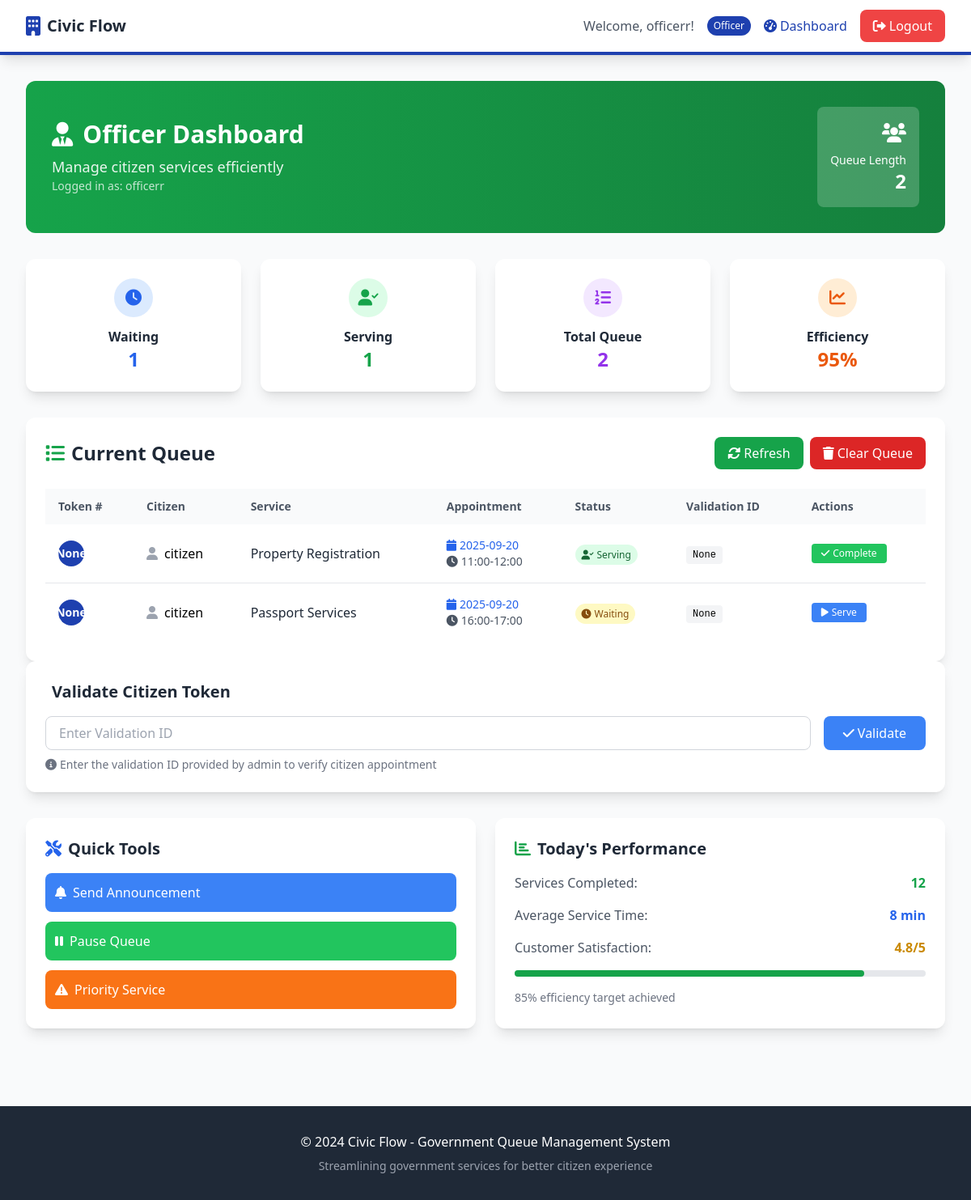
/dashboard (signed in), run on an earlier commit of the app's database.
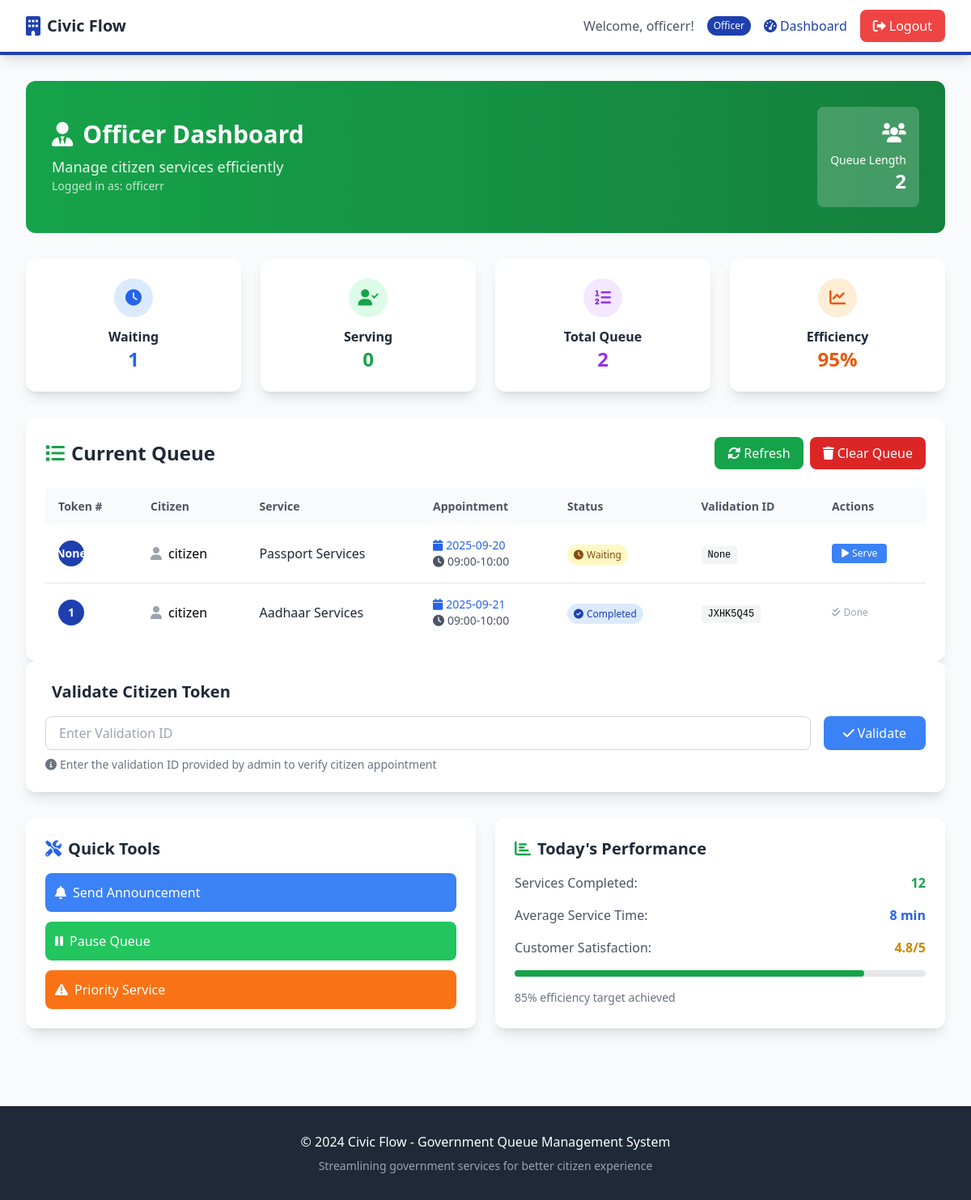
And on a later commit of the database.
### tables this page shows
CREATE TABLE queue (
        id INTEGER PRIMARY KEY AUTOINCREMENT,
        user_id INTEGER,
        service_id INTEGER,
        queue_number INTEGER,
        status TEXT DEFAULT 'waiting',
        priority INTEGER DEFAULT 0,
        created_at TIMESTAMP DEFAULT CURRENT_TIMESTAMP,
        served_at TIMESTAMP,
        officer_id INTEGER, preferred_date TEXT, preferred_time TEXT, validation_token TEXT,
        FOREIGN KEY (user_id) REFERENCES users (id),
        FOREIGN KEY (service_id) REFERENCES services (id),
        FOREIGN KEY (officer_id) REFERENCES users (id)
    );

CREATE TABLE users (
        id INTEGER PRIMARY KEY AUTOINCREMENT,
        username TEXT UNIQUE NOT NULL,
        email TEXT UNIQUE NOT NULL,
        password TEXT NOT NULL,
        role TEXT DEFAULT 'citizen',
        created_at TIMESTAMP DEFAULT CURRENT_TIMESTAMP
    );

CREATE TABLE services (
        id INTEGER PRIMARY KEY AUTOINCREMENT,
        name TEXT NOT NULL,
        description TEXT,
        estimated_time INTEGER DEFAULT 15,
        is_active BOOLEAN DEFAULT 1
    );

### app.py (the view, shortened to what this page needs)
@app.route('/dashboard')
@login_required
def dashboard():
    conn = sqlite3.connect('civic_flow.db')
    c = conn.cursor()
    if session['role'] == 'admin':
        c.execute('SELECT COUNT(*) FROM queue WHERE status = "pending"')
        pending_count = c.fetchone()[0]
        c.execute('SELECT COUNT(*) FROM queue WHERE status = "waiting"')
        waiting_count = c.fetchone()[0]
        c.execute('SELECT COUNT(*) FROM queue WHERE status = "serving"')
        serving_count = c.fetchone()[0]
        c.execute('SELECT COUNT(*) FROM queue WHERE DATE(created_at) = DATE("now")')
        today_count = c.fetchone()[0]
        c.execute('''SELECT q.id, q.queue_number, s.name, u.username, q.created_at, q.status, q.preferred_date, q.preferred_time
                     FROM queue q
                     JOIN services s ON q.service_id = s.id
                     JOIN users u ON q.user_id = u.id
                     WHERE q.status = "pending"
                     ORDER BY q.created_at ASC''')
        pending_requests = c.fetchall()
        c.execute('''SELECT s.name, COUNT(q.id) as count
                     FROM services s LEFT JOIN queue q ON s.id = q.service_id
                     WHERE DATE(q.created_at) = DATE("now") OR q.created_at IS NULL
                     GROUP BY s.id, s.name''')
        service_stats = c.fetchall()
        conn.close()
        return render_template('admin_dashboard.html',
                             pending_count=pending_count,
                             waiting_count=waiting_count,
                             serving_count=serving_count,
                             today_count=today_count,
                             pending_requests=pending_requests,
                             service_stats=service_stats)
    elif session['role'] == 'officer':
        c.execute('''SELECT q.id, q.queue_number, s.name, u.username, q.created_at, q.status, s.estimated_time, q.validation_token, q.preferred_date, q.preferred_time
                     FROM queue q
                     JOIN services s ON q.service_id = s.id
                     JOIN users u ON q.user_id = u.id
                     WHERE q.status IN ("waiting", "serving", "completed")
                     ORDER BY
                     CASE q.status
                         WHEN 'serving' THEN 1
                         WHEN 'waiting' THEN 2
                         WHEN 'completed' THEN 3
                     END, q.created_at ASC''')
        queue_items = c.fetchall()
        conn.close()
        return render_template('officer_dashboard.html', queue_items=queue_items)

### templates/officer_dashboard.html (shortened to what this page needs)
{% extends "base.html" %}
{% block content %}
<div class="animate-fade-in">
    <div class="bg-gradient-to-r from-green-600 to-green-700 text-white rounded-xl p-8 mb-8">
        <div class="flex items-center justify-between">
            <div>
                <h1 class="text-3xl font-bold mb-2">
                    <i class="fas fa-user-tie mr-3"></i>Officer Dashboard
                </h1>
                <p class="text-lg opacity-90">Manage citizen services efficiently</p>
                <p class="text-sm opacity-75">Logged in as: {{ session.username }}</p>
            </div>
            <div class="text-right">
                <div class="bg-white bg-opacity-20 rounded-lg p-4">
                    <i class="fas fa-users text-2xl mb-2"></i>
                    <p class="text-sm">Queue Length</p>
                    <p class="font-semibold text-2xl">{{ queue_items|length }}</p>
                </div>
            </div>
        </div>
    </div>
    <div class="grid md:grid-cols-4 gap-6 mb-8">
        <div class="bg-white rounded-xl shadow-lg p-6 text-center animate-slide-up">
            <div class="bg-blue-100 w-12 h-12 rounded-full flex items-center justify-center mx-auto mb-3">
                <i class="fas fa-clock text-blue-600 text-xl"></i>
            </div>
            <h3 class="font-semibold text-gray-800">Waiting</h3>
            <p class="text-2xl font-bold text-blue-600">
                {{ queue_items|selectattr('5', 'equalto', 'waiting')|list|length }}
            </p>
        </div>
        <div class="bg-white rounded-xl shadow-lg p-6 text-center animate-slide-up" style="animation-delay: 0.1s">
            <div class="bg-green-100 w-12 h-12 rounded-full flex items-center justify-center mx-auto mb-3">
                <i class="fas fa-user-check text-green-600 text-xl"></i>
            </div>
            <h3 class="font-semibold text-gray-800">Serving</h3>
            <p class="text-2xl font-bold text-green-600">
                {{ queue_items|selectattr('5', 'equalto', 'serving')|list|length }}
            </p>
        </div>
        <div class="bg-white rounded-xl shadow-lg p-6 text-center animate-slide-up" style="animation-delay: 0.2s">
            <div class="bg-purple-100 w-12 h-12 rounded-full flex items-center justify-center mx-auto mb-3">
                <i class="fas fa-list-ol text-purple-600 text-xl"></i>
            </div>
            <h3 class="font-semibold text-gray-800">Total Queue</h3>
            <p class="text-2xl font-bold text-purple-600">{{ queue_items|length }}</p>
        </div>
        <div class="bg-white rounded-xl shadow-lg p-6 text-center animate-slide-up" style="animation-delay: 0.3s">
            <div class="bg-orange-100 w-12 h-12 rounded-full flex items-center justify-center mx-auto mb-3">
                <i class="fas fa-chart-line text-orange-600 text-xl"></i>
            </div>
            <h3 class="font-semibold text-gray-800">Efficiency</h3>
            <p class="text-2xl font-bold text-orange-600">95%</p>
        </div>
    </div>
    <div class="bg-white rounded-xl shadow-lg p-6 animate-slide-up" style="animation-delay: 0.4s">
        <div class="flex items-center justify-between mb-6">
            <h2 class="text-2xl font-bold text-gray-800">
                <i class="fas fa-list text-green-600 mr-2"></i>Current Queue
            </h2>
            <div class="flex space-x-2">
                <button onclick="refreshQueue()" class="bg-green-600 hover:bg-green-700 text-white px-4 py-2 rounded-lg transition-colors">
                    <i class="fas fa-sync-alt mr-1"></i>Refresh
                </button>
                <a href="{{ url_for('clear_queue') }}" onclick="return confirm('Are you sure you want to clear all queue items?')"
                   class="bg-red-600 hover:bg-red-700 text-white px-4 py-2 rounded-lg transition-colors">
                    <i class="fas fa-trash mr-1"></i>Clear Queue
                </a>
            </div>
        </div>
        {% if queue_items %}
        <div class="overflow-x-auto">
            <table class="w-full table-auto">
                <thead>
                    <tr class="bg-gray-50">
                        <th class="px-4 py-3 text-left text-sm font-semibold text-gray-600">Token #</th>
                        <th class="px-4 py-3 text-left text-sm font-semibold text-gray-600">Citizen</th>
                        <th class="px-4 py-3 text-left text-sm font-semibold text-gray-600">Service</th>
                        <th class="px-4 py-3 text-left text-sm font-semibold text-gray-600">Appointment</th>
                        <th class="px-4 py-3 text-left text-sm font-semibold text-gray-600">Status</th>
                        <th class="px-4 py-3 text-left text-sm font-semibold text-gray-600">Validation ID</th>
                        <th class="px-4 py-3 text-left text-sm font-semibold text-gray-600">Actions</th>
                    </tr>
                </thead>
                <tbody class="divide-y divide-gray-200">
                    {% for item in queue_items %}
                    <tr class="hover:bg-gray-50 transition-colors">
                        <td class="px-4 py-4">
                            <div class="flex items-center">
                                <div class="bg-gov-blue text-white w-8 h-8 rounded-full flex items-center justify-center font-bold text-sm">
                                    {{ item[1] }}
                                </div>
                            </div>
                        </td>
                        <td class="px-4 py-4">
                            <div class="flex items-center">
                                <i class="fas fa-user text-gray-400 mr-2"></i>
                                <span class="font-medium">{{ item[3] }}</span>
                            </div>
                        </td>
                        <td class="px-4 py-4">
                            <span class="text-gray-800">{{ item[2] }}</span>
                        </td>
                        <td class="px-4 py-4 text-sm">
                            <div class="text-blue-600 font-medium">
                                <i class="fas fa-calendar mr-1"></i>{{ item[8] }}
                            </div>
                            <div class="text-gray-600">
                                <i class="fas fa-clock mr-1"></i>{{ item[9] }}
                            </div>
                        </td>
                        <td class="px-4 py-4">
                            {% if item[5] == 'waiting' %}
                                <span class="bg-yellow-100 text-yellow-800 px-2 py-1 rounded-full text-xs font-medium">
                                    <i class="fas fa-clock mr-1"></i>Waiting
                                </span>
                            {% elif item[5] == 'serving' %}
                                <span class="bg-green-100 text-green-800 px-2 py-1 rounded-full text-xs font-medium animate-pulse">
                                    <i class="fas fa-user-check mr-1"></i>Serving
                                </span>
                            {% elif item[5] == 'completed' %}
                                <span class="bg-blue-100 text-blue-800 px-2 py-1 rounded-full text-xs font-medium">
                                    <i class="fas fa-check-circle mr-1"></i>Completed
                                </span>
                            {% endif %}
                        </td>
                        <td class="px-4 py-4 text-sm">
                            <code class="bg-gray-100 px-2 py-1 rounded text-xs font-mono">{{ item[7] }}</code>
                        </td>
                        <td class="px-4 py-4">
                            <div class="flex space-x-2">
                                {% if item[5] == 'waiting' %}
                                    <a href="{{ url_for('serve_next', queue_id=item[0]) }}"
                                       class="bg-blue-500 hover:bg-blue-600 text-white px-3 py-1 rounded text-xs transition-colors">
                                        <i class="fas fa-play mr-1"></i>Serve
                                    </a>
                                {% elif item[5] == 'serving' %}
                                    <a href="{{ url_for('complete_service', queue_id=item[0]) }}"
                                       class="bg-green-500 hover:bg-green-600 text-white px-3 py-1 rounded text-xs transition-colors">
                                        <i class="fas fa-check mr-1"></i>Complete
                                    </a>
                                {% elif item[5] == 'completed' %}
                                    <span class="text-gray-400 text-xs">
                                        <i class="fas fa-check-double mr-1"></i>Done
                                    </span>
                                {% endif %}
                            </div>
                        </td>
                    </tr>
                    {% endfor %}
                </tbody>
            </table>
        </div>
        {% else %}
        <div class="text-center py-12">
            <i class="fas fa-inbox text-gray-300 text-6xl mb-4"></i>
            <h3 class="text-xl font-semibold text-gray-600 mb-2">No Citizens in Queue</h3>
            <p class="text-gray-500">The queue is currently empty. New requests will appear here.</p>
        </div>
        {% endif %}
    </div>
    <div class="bg-white rounded-xl shadow-lg p-6 mb-8 animate-slide-up" style="animation-delay: 0.5s">
        <h3 class="text-xl font-semibold mb-4 text-gray-800">
            Validate Citizen Token
        </h3>
        <form method="POST" action="{{ url_for('validate_token') }}" class="flex space-x-4">
            <input type="text" name="validation_id" placeholder="Enter Validation ID" required
                   class="flex-1 px-4 py-2 border border-gray-300 rounded-lg focus:ring-2 focus:ring-blue-500">
            <button type="submit" class="bg-blue-500 hover:bg-blue-600 text-white px-6 py-2 rounded-lg transition-colors">
                <i class="fas fa-check mr-1"></i>Validate
            </button>
        </form>
        <p class="text-sm text-gray-500 mt-2">
            <i class="fas fa-info-circle mr-1"></i>Enter the validation ID provided by admin to verify citizen appointment
        </p>
    </div>
    <div class="grid md:grid-cols-2 gap-6 mt-8">
        <div class="bg-white rounded-xl shadow-lg p-6 animate-slide-up" style="animation-delay: 0.5s">
            <h3 class="text-xl font-semibold mb-4 text-gray-800">
                <i class="fas fa-tools text-blue-600 mr-2"></i>Quick Tools
            </h3>
            <div class="space-y-3">
                <button class="w-full bg-blue-500 hover:bg-blue-600 text-white p-3 rounded-lg transition-colors text-left">
                    <i class="fas fa-bell mr-2"></i>Send Announcement
                </button>
                <button class="w-full bg-green-500 hover:bg-green-600 text-white p-3 rounded-lg transition-colors text-left">
                    <i class="fas fa-pause mr-2"></i>Pause Queue
                </button>
                <button class="w-full bg-orange-500 hover:bg-orange-600 text-white p-3 rounded-lg transition-colors text-left">
                    <i class="fas fa-exclamation-triangle mr-2"></i>Priority Service
                </button>
            </div>
        </div>
        <div class="bg-white rounded-xl shadow-lg p-6 animate-slide-up" style="animation-delay: 0.6s">
            <h3 class="text-xl font-semibold mb-4 text-gray-800">
                <i class="fas fa-chart-bar text-green-600 mr-2"></i>Today's Performance
            </h3>
            <div class="space-y-4">
                <div class="flex justify-between items-center">
                    <span class="text-gray-600">Services Completed:</span>
                    <span class="font-semibold text-green-600">12</span>
                </div>
                <div class="flex justify-between items-center">
                    <span class="text-gray-600">Average Service Time:</span>
                    <span class="font-semibold text-blue-600">8 min</span>
                </div>
                <div class="flex justify-between items-center">
                    <span class="text-gray-600">Customer Satisfaction:</span>
                    <span class="font-semibold text-yellow-600">4.8/5</span>
                </div>
                <div class="w-full bg-gray-200 rounded-full h-2">
                    <div class="bg-green-600 h-2 rounded-full" style="width: 85%"></div>
                </div>
                <p class="text-sm text-gray-500">85% efficiency target achieved</p>
            </div>
        </div>
    </div>
</div>
{% endblock %}

What changed in the data, as far as the page shows it:
removed queue: item "None", username "citizen", name "Property Registration", preferred_date "2025-09-20", preferred_time "11:00-12:00", status "serving" (drawn)
removed queue: item "None", username "citizen", name "Passport Services", preferred_date "2025-09-20", preferred_time "16:00-17:00", status "waiting" (drawn)
added queue: item "None", username "citizen", name "Passport Services", preferred_date "2025-09-20", preferred_time "09:00-10:00", status "waiting" (drawn)
added queue: queue_number "1", username "citizen", name "Aadhaar Services", preferred_date "2025-09-21", preferred_time "09:00-10:00", status "completed" (drawn), validation_token "JXHK5Q45"
Also different on the page:
{{ queue_items|selectattr('5', 'equalto', 'serving')|list|length }}: "1" → "0"
